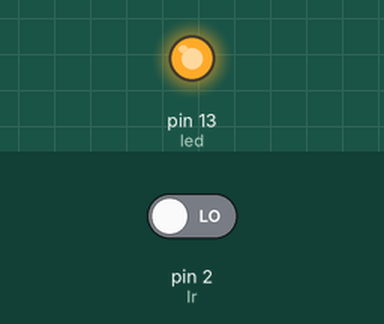
Recording of a sketch running on a simulated Arduino Uno, built with avr-gcc and run on an emulated ATmega328P. Shown: output pins drawn as LEDs (lit = HIGH). The test bench sets the inputs (shaded band); at power-on: pin 2 (Ir) LOW.

Above: at 4.8 s.
4.9 s: pin 2 (Ir) driven HIGH
At 6.4 s:
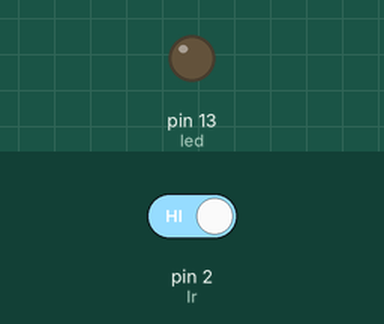
7.6 s: pin 2 (Ir) driven LOW
At 8.8 s:
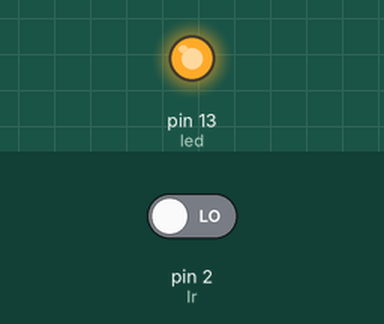
Timing chart, 0 to 10.6 s (numbered marks = the images above; inputs shaded):
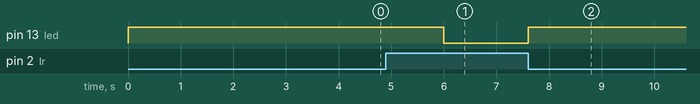

Measured:
- after the input at 4.9 s, pin 13 (led): HIGH → LOW after 1.1 s
- after the input at 7.6 s, pin 13 (led): LOW → HIGH at once

The sketch:

IR.ino
```cpp
int led = 13;
int Ir = 2;

void setup() {
  pinMode(led,OUTPUT);
  pinMode(Ir,INPUT);
}

void loop() {
 int sensorstatus = digitalRead (Ir);
 if(sensorstatus ==1)
 {
  digitalWrite(led,LOW);
  Serial.println("no motion");
  }
 else
 {
   digitalWrite(led,HIGH);
   delay(2000);
   Serial.println("motion");
 }

}
```
